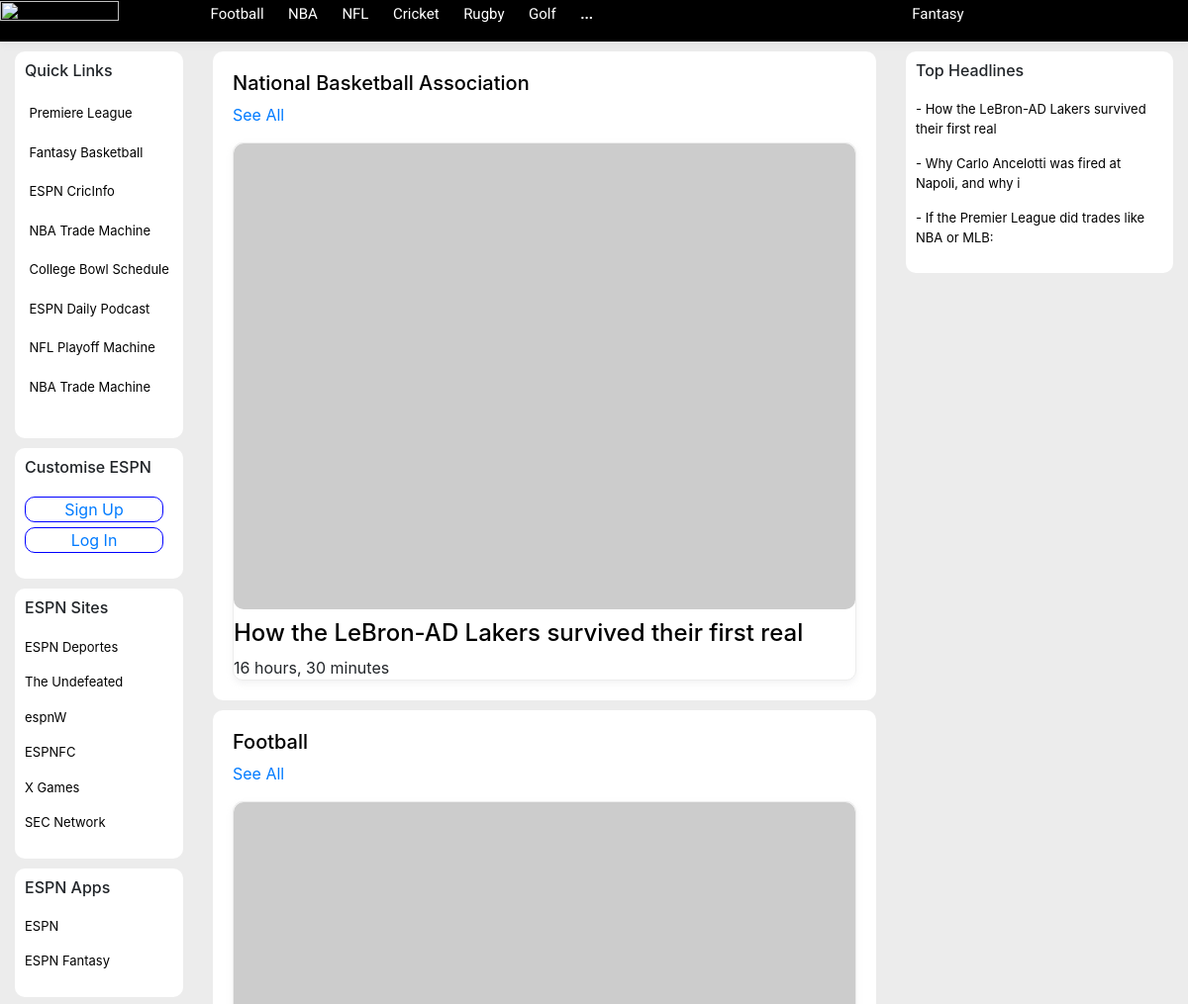
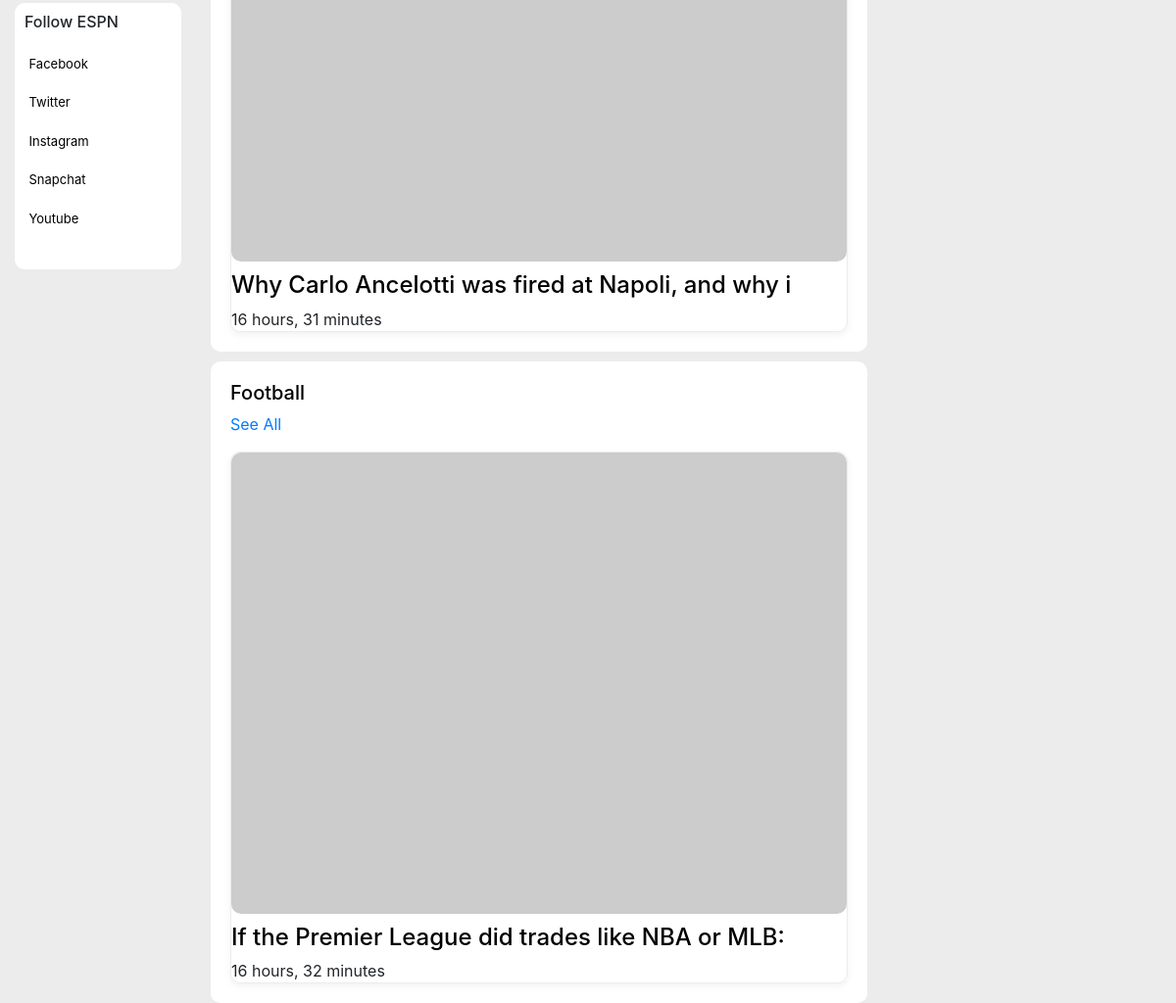
The page / on the database its author committed (2 pictures, top to bottom).
### espn/models.py (models this page shows, shortened)
class Berita(models.Model):
    judul = models.CharField(max_length=50)
    createdat = models.DateTimeField(auto_now_add=True)
    media = models.ImageField(storage=fs)
    content = models.CharField(max_length=1000)
    SPORT = (('Football','Football'),('NBA','National Basketball Association'),('NFL','National Football League'))
    sport = models.CharField(max_length=11, choices=SPORT)

### espn/views.py (the view)
# urls.py: path('', views.index, name='index'),
def index(request):
    berita_object = Berita.objects.all().order_by('-createdat')
    nau = datetime.datetime.now(pytz.utc)
    return render(request, 'espn/index.html', {'berita_object':berita_object,'nau':nau})

### espn/templates/espn/index.html (shortened to what this page needs)
{% extends 'base.html' %}
{% load static %}
{% block section %}
<div class="container-fluid home">
    <div class="row">
        <div class="col-md-2">
            <div class="quick-links left">
                <ul class="list-unstyled">
                    <li><h6>Quick Links</h6></li>
                    <li>
                        <ul class="list-unstyled follow">
                            <li><p><a href="#">Premiere League</a></p></li>
                        </ul>
                    </li>
                    <li>
                        <ul class="list-unstyled follow">
                            <li><p><a href="#">Fantasy Basketball</a></p></li>
                        </ul>
                    </li>
                    <li>
                        <ul class="list-unstyled follow">
                            <li><p><a href="#">ESPN CricInfo</a></p></li>
                        </ul>
                    </li>
                    <li>
                        <ul class="list-unstyled follow">
                            <li><p><a href="#">NBA Trade Machine</a></p></li>
                        </ul>
                    </li>
                    <li>
                        <ul class="list-unstyled follow">
                            <li><p><a href="#">College Bowl Schedule</a></p></li>
                        </ul>
                    </li>
                    <li>
                        <ul class="list-unstyled follow">
                            <li><p><a href="#">ESPN Daily Podcast</a></p></li>
                        </ul>
                    </li>
                    <li>
                        <ul class="list-unstyled follow">
                            <li><p><a href="#">NFL Playoff Machine</a></p></li>
                        </ul>
                    </li>
                    <li>
                        <ul class="list-unstyled follow">
                            <li><p><a href="#">NBA Trade Machine</a></p></li>
                        </ul>
                    </li>
                </ul>
            </div>
            <div class="quick-links left">
                <ul class="list-unstyled">
                    <li><h6>Customise ESPN</h6></li>
                    <div class="login">
                        <ul class="list-unstyled">
                            <li>
                                <a href="#">Sign Up</a>
                            </li>
                            <li>
                                <a href="#">Log In</a>
                            </li>
                        </ul>
                    </div>
                </ul>
            </div>
            <div class="quick-links left">
                <ul class="list-unstyled">
                    <li><h6>ESPN Sites</h6></li>
                    <li>
                        <p><a href="#">ESPN Deportes</a></p>
                    </li>
                    <li>
                        <p><a href="#">The Undefeated</a></p>
                    </li>
                    <li>
                        <p><a href="#">espnW</a></p>
                    </li>
                    <li>
                        <p><a href="#">ESPNFC</a></p>
                    </li>
                    <li>
                        <p><a href="#">X Games</a></p>
                    </li>
                    <li>
                        <p><a href="#">SEC Network</a></p>
                    </li>
                </ul>
            </div>
            <div class="quick-links left">
                <ul class="list-unstyled">
                    <li><h6>ESPN Apps</h6></li>
                    <li>
                        <p><a href="#">ESPN</a></p>
                    </li>
                    <li>
                        <p><a href="#">ESPN Fantasy</a></p>
                    </li>
                </ul>
            </div>
            <div class="quick-links left">
                <ul class="list-unstyled">
                    <li><h6>Follow ESPN</h6></li>
                    <li>
                        <ul class="list-unstyled follow">
                            <li><p><a href="#">Facebook</a></p></li>
                        </ul>
                    </li>
                    <li>
                        <ul class="list-unstyled follow">
                            <li><p><a href="#">Twitter</a></p></li>
                        </ul>
                    </li>
                    <li>
                        <ul class="list-unstyled follow">
                            <li><p><a href="#">Instagram</a></p></li>
                        </ul>
                    </li>
                    <li>
                        <ul class="list-unstyled follow">
                            <li><p><a href="#">Snapchat</a></p></li>
                        </ul>
                    </li>
                    <li>
                        <ul class="list-unstyled follow">
                            <li><p><a href="#">Youtube</a></p></li>
                        </ul>
                    </li>
            </ul>
        </div>
        </div>
        <div class="col-md-7">
            {% for new in berita_object %}
                <div class="list-berita">
                    <ul class="list-unstyled">
                        <li><a class="list-berita-head" href="{% url 'espn:sport' new.sport %}"><h5>{{new.get_sport_display}}</h5></a></li>
                        <li><a class="seeall" href="#">See All</a></li>
                    </ul>
                    <div class="list-berita-border">
                        <img src="{{new.media}}" alt="">
                        <h4><a href="{% url 'espn:peritem' new.sport new.id %}">{{new.judul}}</a></h4>
                        {{ new.createdat|timesince:nau }}
                    </div>
                </div>
            {% endfor %}
        </div>
        <div class="col-md-3">
            <div class="quick-links left">
                <ul class="list-unstyled">
                    <li><h6>Top Headlines</h6></li>
                    {% for new in berita_object %}
                    <li><p><a href="#">- {{new.judul}}</a></p></li>
                    {% endfor %}
                </ul>
            </div>
        </div>
    </div>
</div>
{% endblock %}

### espn/templates/base.html (shortened to what this page needs)
{% load static %}
<!DOCTYPE html>
<html lang="en">
<head>
    <link rel="stylesheet" href="{% static 'espn/css/main.css' %}">
    <link rel="stylesheet" href="{% static 'espn/css/bootstrap.min.css' %}">
</head>
<body>
    <header>
        <div class="container-fluid header-espn">
            <div class="row align-items-center">
                <div class="col-md-2 alpha-tech">
                    <a href="{% url 'espn:index' %}"><img src="https://diskingdom.com/wp-content/uploads/2016/01/image-39.png" alt=""></a>
                </div>
                <div class="col-md-7">
                    <div class="home-header-nav">
                        <ul class="list-unstyled home-header-nav__list">
                            <li>
                                <div class="dropdown">
                                    <a href= "{% url 'espn:sport' 'Football' %}" class="dropbtn">Football</a>
                                </div>
                            </li>
                            <li>
                                <div class="dropdown">
                                    <a href= "{% url 'espn:sport' 'NBA' %}" class="dropbtn">NBA</a>
                                </div>
                            </li>
                            <li>
                                <div class="dropdown">
                                    <a href= "{% url 'espn:sport' 'NFL' %}" class="dropbtn">NFL</a>
                                </div>
                            </li>
                            <li>
                                <div class="dropdown">
                                    <a href= "#" class="dropbtn">Cricket</a>
                                </div>
                            </li>
                            <li>
                                <div class="dropdown">
                                    <a href= "#" class="dropbtn">Rugby</a>
                                </div>
                            </li>
                            <li>
                                <div class="dropdown">
                                    <a href= "#" class="dropbtn">Golf</a>
                                </div>
                            </li>
                            <li>
                                <div class="dropdown">
                                    <a href= "#" class="dropbtn titik">...</a>
                                </div>
                            </li>
                        </ul>
                    </div>
                </div>
                <div class="col-md-3">
                    <div class="home-header-nav">
                        <ul class="list-unstyled home-header-nav__list">
                            <li><a href="#">Fantasy</a></li>
                            <li><a class="dots" href="#"><img src="http://puzzlefry.com/wp-content/uploads/2016/04/Dots-and-Lines-puzzles.png" alt=""></a></li>
                            <li><a href="#"><img src="https://www.jateng.tv/wp-content/uploads/2019/04/87-872187_lupa-search-icon-white-png.png-copy.png" alt=""></a></li>
                            <li><a href="#"><img src="https://www.stickpng.com/assets/images/585e4beacb11b227491c3399.png" alt=""></a></li>
                        </ul>
                    </div>
                </div>
            </div>
        </div>
    </header>
    <section>
        <div class="content-section">
            {% block section %}
            {% endblock %}
        </div>
    </section>
</body>
</html>

### espn/static/espn/css/main.css (style rules this page uses)
body { position: relative; }
header { https://i7.pngguru.com/preview/262/743/679/social-media-computer-icons-snapchat-logo-snap-inc-snapchat-cliparts.jpg; width: 100%; box-shadow: 0px 3px 6px #C1C3C736; background-color: black; position: fixed; z-index: 2; padding-left: 0; height: 42px; }
.alpha-tech a img { height: 100%; width: 120px; }
.header-espn { padding-left: 0 !important; }
.home-header-nav { display: table; }
.home-header-nav__list { margin-bottom: 0px; }
.home-header-nav__list li { display: inline-block; vertical-align: middle; font-size: 15px; font-family: 'Roboto'; margin-right: 0; }
.home-header-nav__list li a { padding: 0 10px; display: block; text-decoration: none; color: white; font-weight: medium; }
.home-header-nav__list .titik { font-weight: bold; }
.content-section { padding-top: 42px; }
.home { background-color: #ececec; }
.left { background-color: white; border-radius: 10px; margin-right: 0; margin-top: 10px; padding: 10px; }
.left ul li p a { text-decoration: none; color: black; }
.left ul li h6 { margin-bottom: 20px; }
.follow li { display: inline-block }
.quick-links h6 { font-size: 13px; margin-top: 10px; }
.quick-links ul li p { font-size: 13px; text-align: bottom; }
.list-berita { background-color: white; margin-top: 10px; padding: 20px; border-radius: 10px; }
.list-berita-head { color: black; }
.list-berita-border { border: 1px solid #ececec; border-radius: 10px; box-shadow: 0px 3px 6px #C1C3C736; }
.list-berita img { width: 100%; border-radius: 10px; }
.list-berita ul li { display: inline; margin-left: 0; margin-right: 0; }
.list-berita ul li a { text-decoration: none; }
.list-berita h4 { margin-top: 10px; }
.list-berita h4 a { color: black; text-decoration: none; }
.login ul li { border: 1px solid blue; text-align: center; margin-bottom: 5px; border-radius: 10px; margin-right: 10px; }
.dropbtn { background-color: black; color: white; cursor: pointer; }
.dropdown { position: relative; }

### rows shown on the page
Berita: sport "National Basketball Association", judul "How the LeBron-AD Lakers survived their first real", createdat "16 hours, 30 minutes"
Berita: sport "Football", judul "Why Carlo Ancelotti was fired at Napoli, and why i", createdat "16 hours, 31 minutes"
Berita: sport "Football", judul "If the Premier League did trades like NBA or MLB:", createdat "16 hours, 32 minutes"
